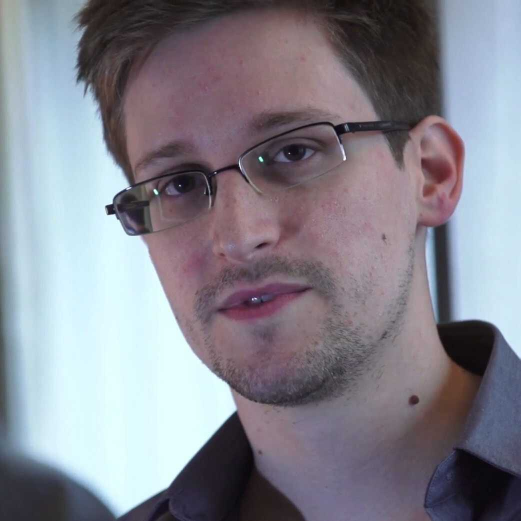
#> input picture snowden.jpg, 1041 x 1041 px (shown at 1/2 size)
$ python a.py
#> lines starting #> are read from the running program, lines starting #| are printed output that depends on the picture
import cv2
import numpy as np

img_a = cv2.imread('snowden.jpg')
#> img_a is the input picture: shape (1041, 1041, 3); mean B, G, R 142.5, 132.4, 133.3
img_b = cv2.imread('flower.jpg')
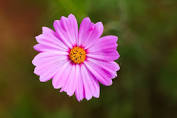
#> input picture flower.jpg, 177 x 118 px
#> img_b is the input picture: shape (118, 177, 3); mean B, G, R 68.9, 79.6, 107.7
[r, c, z] = img_a.shape
#> r = 1041; c = 1041; z = 3
# img1 = np.resize(img_b, img_a.shape)
img1 = cv2.bitwise_not(img_a)
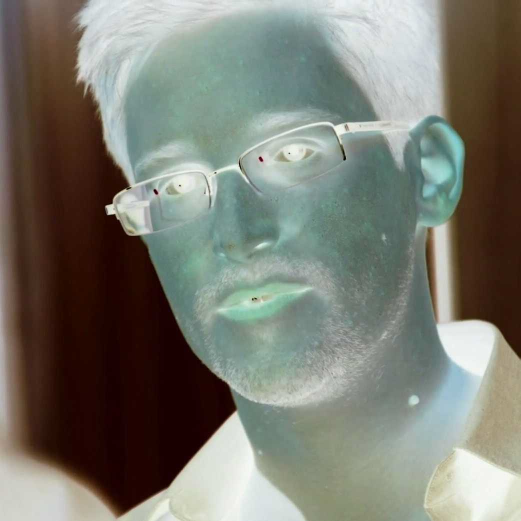
#> img1: shape (1041, 1041, 3) (shown at 1/2 size); mean B, G, R 112.5, 122.6, 121.7
img2=cv2.bitwise_not(img_b)
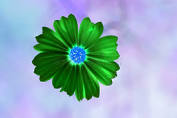
#> img2: shape (118, 177, 3); mean B, G, R 186.1, 175.4, 147.3
cv2.imshow("snowden",img1)
cv2.imshow("flower",img2)
cv2.waitKey(0)
